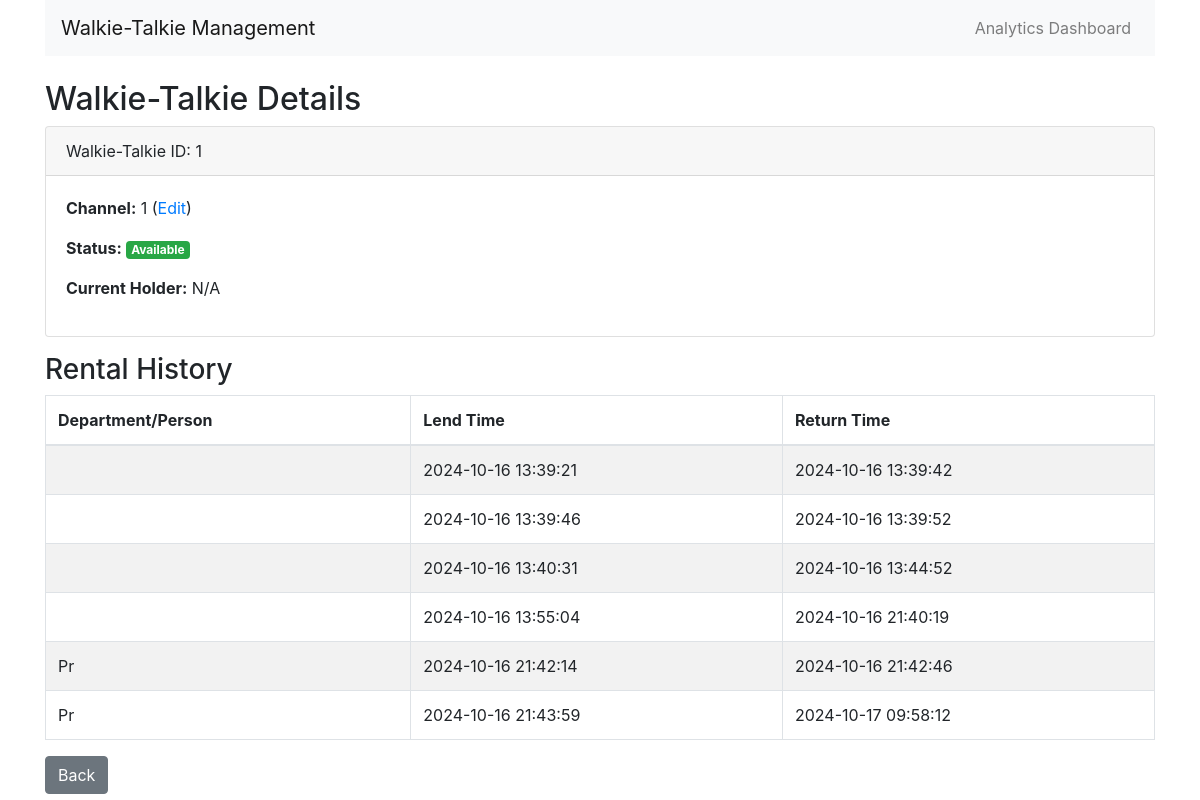
Before: /walkie_talkie/1 with the older database file.
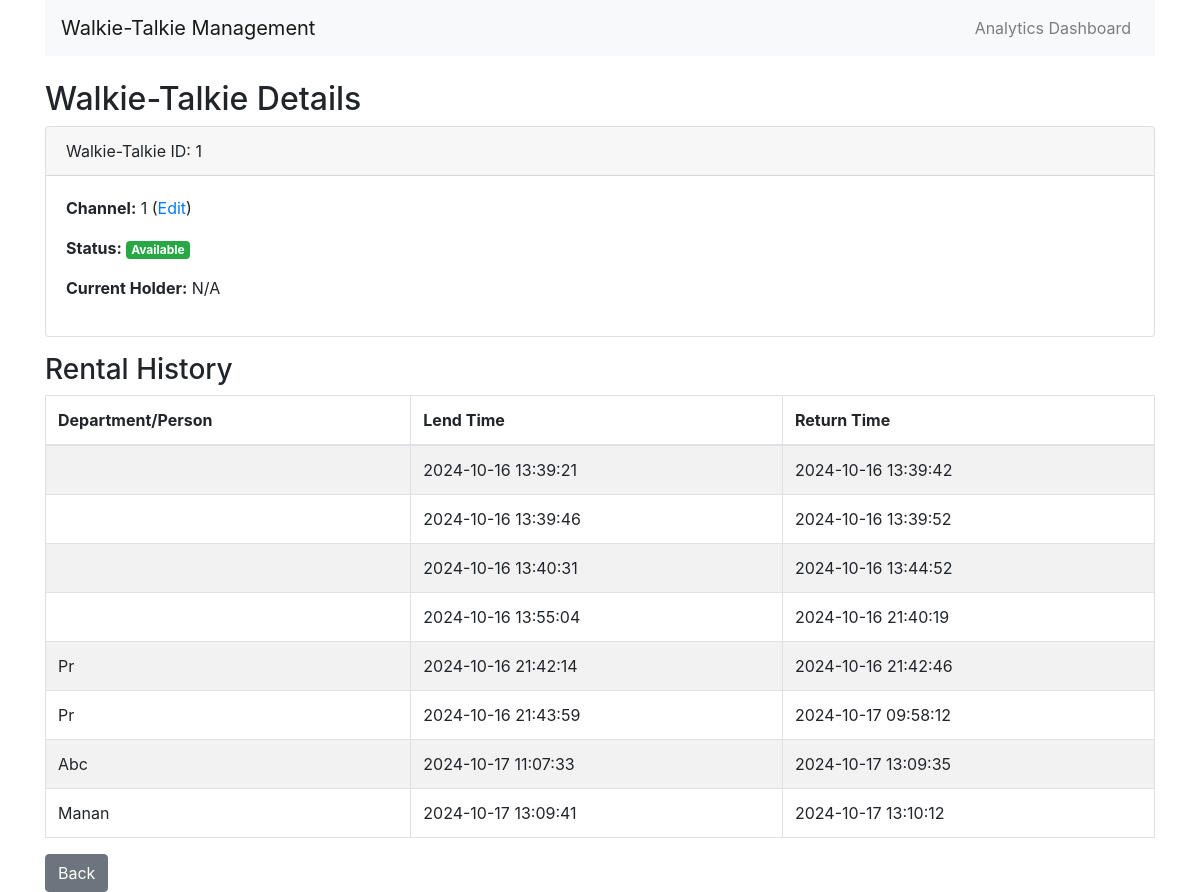
After: the same page with the newer database file.
### models.py (models this page shows)
class Rental(db.Model):
    id = db.Column(db.Integer, primary_key=True)
    walkie_talkie_id = db.Column(db.Integer, db.ForeignKey('walkie_talkie.id'))
    department_id = db.Column(db.Integer, db.ForeignKey('department.id'))
    lend_time = db.Column(db.DateTime, default=datetime.now)
    return_time = db.Column(db.DateTime, nullable=True)

class Department(db.Model):
    id = db.Column(db.Integer, primary_key=True)
    name = db.Column(db.String(100), nullable=False, unique=True)
    rental_history = db.relationship('Rental', backref='department', lazy=True)

### routes.py (the view)
@app.route('/walkie_talkie/<int:wt_id>')
def view_walkie_talkie(wt_id):
    wt = WalkieTalkie.query.get_or_404(wt_id)
    rentals = Rental.query.filter_by(walkie_talkie_id=wt_id).all()
    return render_template('walkie_talkie.html', wt=wt, rentals=rentals)

### templates/walkie_talkie.html
{% extends 'base.html' %}
{% block content %}
<h2>Walkie-Talkie Details</h2>
<div class="card mb-3">
    <div class="card-header">
        Walkie-Talkie ID: {{ wt.id }}
    </div>
    <div class="card-body">
        <p><strong>Channel:</strong> {{ wt.channel }} (<a href="{{ url_for('edit_walkie_talkie', wt_id=wt.id) }}">Edit</a>)</p>
        <p><strong>Status:</strong>
            {% if wt.is_lent %}
                <span class="badge badge-danger">Lent</span>
            {% else %}
                <span class="badge badge-success">Available</span>
            {% endif %}
        </p>
        <p><strong>Current Holder:</strong> {{ wt.current_holder or 'N/A' }}</p>
    </div>
</div>
<h3>Rental History</h3>
<table class="table table-striped table-bordered">
    <thead>
        <tr>
            <th>Department/Person</th>
            <th>Lend Time</th>
            <th>Return Time</th>
        </tr>
    </thead>
    <tbody>
        {% for rental in rentals %}
        <tr>
            <td>{{ rental.department.name }}</td>
            <td>{{ rental.lend_time.strftime('%Y-%m-%d %H:%M:%S') }}</td>
            <td>{{ rental.return_time.strftime('%Y-%m-%d %H:%M:%S') if rental.return_time else 'Not Returned' }}</td>
        </tr>
        {% endfor %}
    </tbody>
</table>
<a href="{{ url_for('index') }}" class="btn btn-secondary">Back</a>
{% endblock %}

Changed rows visible on the page:
added Rental: department.name "Abc", lend_time "2024-10-17 11:07:33", return_time "2024-10-17 13:09:35"
added Rental: department.name "Manan", lend_time "2024-10-17 13:09:41", return_time "2024-10-17 13:10:12"
